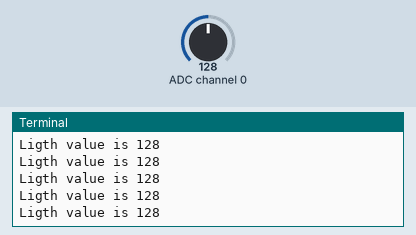
This program was run on a simulated Raspberry Pi (BCM pin numbers). On the bench: the last lines printed to the terminal. The test bench sets the inputs (shaded band); at power-on: ADC channel 0 = 128 (analog values on the 0–255 scale). Library files of the repository ran but are not shown: ADC0834.py.

Above: at 1.2 s.
1.3 s: ADC channel 0 set to 178
At 1.32 s:
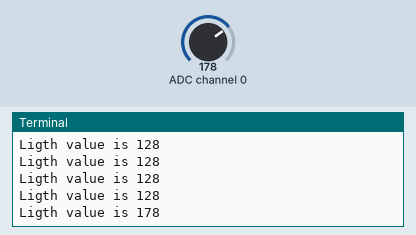
2.8 s: ADC channel 0 set to 224
At 2.84 s:
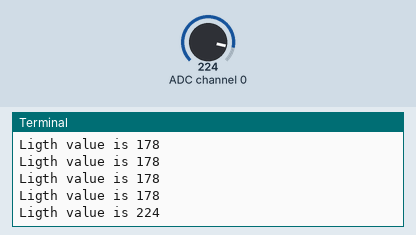
Timing chart, 0 to 5.8 s (numbered marks = the images above; inputs shaded):
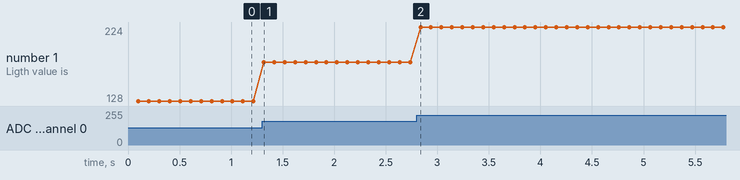

The program:

l28_photoresistor_adc0834.py
```python
import RPi.GPIO as GPIO
import time
import ADC0834
GPIO.setmode(GPIO.BCM)

ADC0834.setup()

try:
    while True:
        time.sleep(0.1)
        analogVal=ADC0834.getResult(0)  #The channel that you connected on the ADC
        print(f"Ligth value is {analogVal}")


except KeyboardInterrupt:
    print("GPIO IS FREE")
    GPIO.cleanup()
```

Measured:
- after the input at 1.3 s, the terminal: prints a new line at once (image 1)
- after the input at 2.8 s, the terminal: prints a new line at once (image 2)
- plotted number 1: 128 → 178 after the input at 1.3 s, 178 → 224 after the input at 2.8 s
